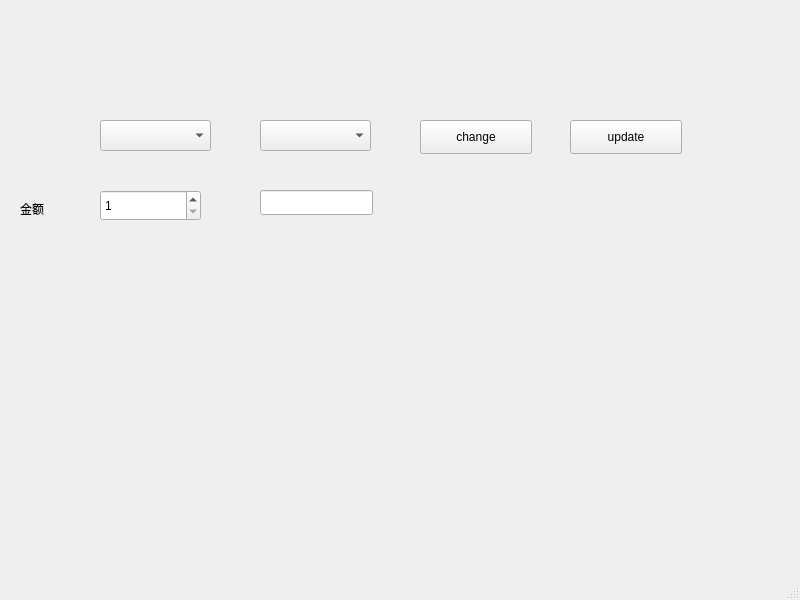
<?xml version="1.0" encoding="UTF-8"?>
<ui version="4.0">
 <class>MainWindow</class>
 <widget class="QMainWindow" name="MainWindow">
  <property name="geometry">
   <rect>
    <x>0</x>
    <y>0</y>
    <width>800</width>
    <height>600</height>
   </rect>
  </property>
  <property name="windowTitle">
   <string>MainWindow</string>
  </property>
  <widget class="QWidget" name="centralwidget">
   <widget class="QLabel" name="label">
    <property name="geometry">
     <rect>
      <x>20</x>
      <y>200</y>
      <width>81</width>
      <height>18</height>
     </rect>
    </property>
    <property name="text">
     <string>金额</string>
    </property>
   </widget>
   <widget class="QComboBox" name="comboBox_in">
    <property name="geometry">
     <rect>
      <x>100</x>
      <y>120</y>
      <width>111</width>
      <height>31</height>
     </rect>
    </property>
   </widget>
   <widget class="QComboBox" name="comboBox_out">
    <property name="geometry">
     <rect>
      <x>260</x>
      <y>120</y>
      <width>111</width>
      <height>31</height>
     </rect>
    </property>
   </widget>
   <widget class="QSpinBox" name="spinBox">
    <property name="geometry">
     <rect>
      <x>100</x>
      <y>190</y>
      <width>101</width>
      <height>31</height>
     </rect>
    </property>
    <property name="minimum">
     <number>1</number>
    </property>
   </widget>
   <widget class="QLineEdit" name="lineEdit">
    <property name="geometry">
     <rect>
      <x>260</x>
      <y>190</y>
      <width>113</width>
      <height>25</height>
     </rect>
    </property>
   </widget>
   <widget class="QPushButton" name="pushButton">
    <property name="geometry">
     <rect>
      <x>420</x>
      <y>120</y>
      <width>112</width>
      <height>34</height>
     </rect>
    </property>
    <property name="text">
     <string>change</string>
    </property>
   </widget>
   <widget class="QPushButton" name="pushButton_2">
    <property name="geometry">
     <rect>
      <x>570</x>
      <y>120</y>
      <width>112</width>
      <height>34</height>
     </rect>
    </property>
    <property name="text">
     <string>update</string>
    </property>
   </widget>
  </widget>
  <widget class="QMenuBar" name="menubar">
   <property name="geometry">
    <rect>
     <x>0</x>
     <y>0</y>
     <width>800</width>
     <height>30</height>
    </rect>
   </property>
  </widget>
  <widget class="QStatusBar" name="statusbar"/>
 </widget>
 <resources/>
 <connections/>
</ui>
